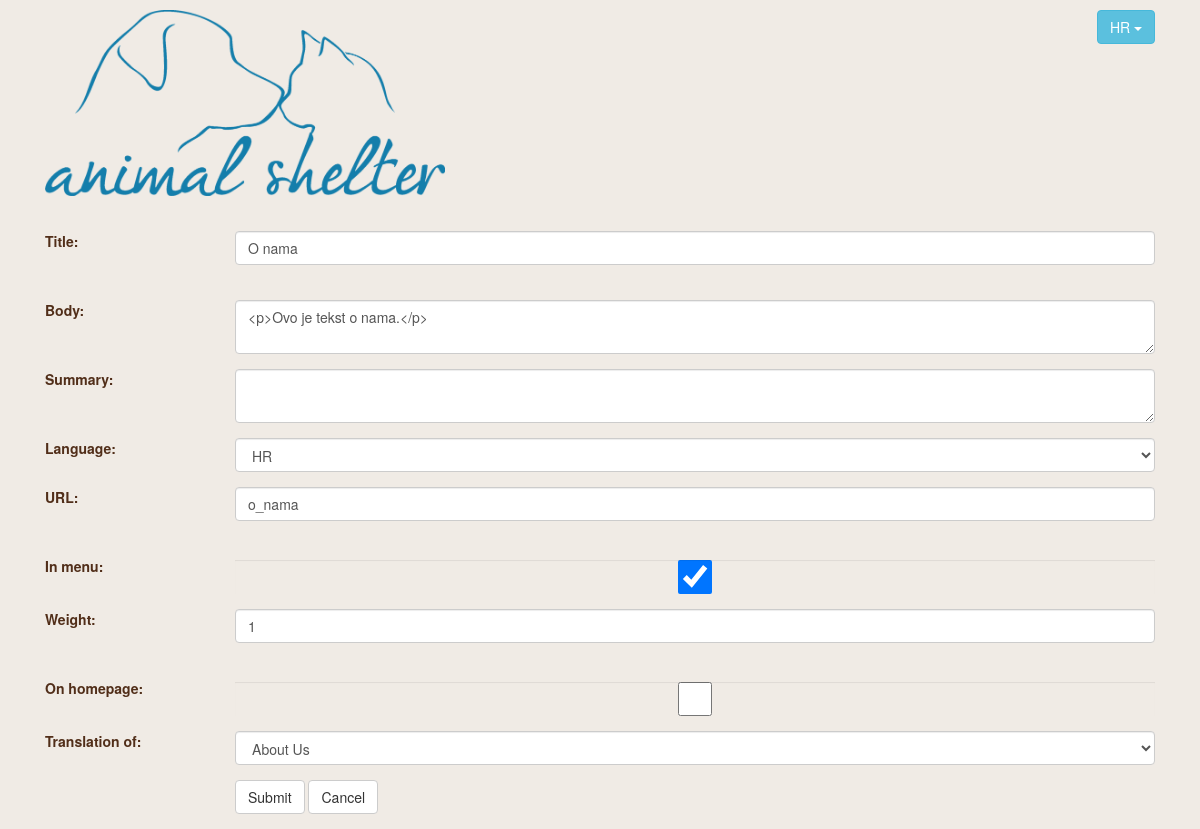
The app's page /admin/edit/articles/1 (signed in) with its own data.
### tables this page shows
CREATE TABLE IF NOT EXISTS `articles` (
  `id` int(11) NOT NULL AUTO_INCREMENT,
  `title` varchar(255) NOT NULL,
  `body` longtext,
  `lang` varchar(2) NOT NULL,
  `url` varchar(255) NOT NULL,
  `in_menu` bit(1) NOT NULL,
  `menu_weight` int(11) DEFAULT NULL,
  `summary` text,
  `on_homepage` bit(1) NOT NULL,
  `translation_of` int(11) DEFAULT NULL,
  PRIMARY KEY (`id`)
);

### templates/admin-change.php (the view, shortened to what this page needs)
<?php
	if(isset($_GET['action']) && $_GET['action'] == 'edit' && isset($_GET['bundle']) && settype($_GET['bundle'], 'string') && preg_match('/(articles|pets|categories|static_words)/sx', $_GET['bundle']) && settype($_GET['id'], 'integer') && $_GET['id'] > 0) {
		$sql = "SELECT * FROM ".$_GET['bundle']." WHERE id = ".$_GET['id'].";";
		$result = $conn->query($sql);
		if($result && $result->num_rows > 0) {
			$entity = $result->fetch_assoc();
		}
		$sql = "SELECT id, title FROM ".$_GET['bundle'].";";
		$result = $conn->query($sql);
		if($result && $result->num_rows > 0) {
			$translationOptions = [];
			$translationOptions[0] = '---';
			while($item = $result->fetch_assoc()) {
				$translationOptions[$item['id']] = $item['title'];
			}
		}
	} else {
		header('Location: /'.($URLRewriting ? 'admin' : 'admin.php'));
	}
?>
<form method="POST">
	<?php if(isset($entity['title'])) : ?>
		<div class="form-group">
			<label class="control-label col-sm-2" for="title">Title:</label>
			<div class="col-sm-10">
				<input type="text" class="form-control" id="title" name="title" value="<?php echo $entity['title'] ?>" required pattern="[a-zA-Z0-9\s-_]+" <?php echo $_GET['action'] == 'delete' ? 'disabled' : '' ?>>
			</div>
		</div>
	<?php endif; ?>
	<?php if(isset($entity['body'])) : ?>
		<div class="form-group">
			<label class="control-label col-sm-2" for="pwd">Body:</label>
			<div class="col-sm-10">
				<textarea class="ckeditor form-control" id="body" name="body" <?php echo $_GET['action'] == 'delete' ? 'disabled' : '' ?>><?php echo $entity['body'] ?></textarea>
			</div>
		</div>
	<?php endif; ?>
	<?php if(isset($entity['summary'])) : ?>
		<div class="form-group">
			<label class="control-label col-sm-2" for="summary">Summary:</label>
			<div class="col-sm-10">
				<textarea class="ckeditor form-control" id="summary" name="summary" <?php echo $_GET['action'] == 'delete' ? 'disabled' : '' ?>><?php echo $entity['summary'] ?></textarea>
			</div>
		</div>
	<?php endif; ?>
	<?php if(isset($entity['lang'])) : ?>
		<div class="form-group">
			<label class="control-label col-sm-2" for="lang">Language:</label>
			<div class="col-sm-10">
				<select class="form-control" name="lang" id="lang" <?php echo $_GET['action'] == 'delete' ? 'disabled' : '' ?>>
					<option value="hr" <?php echo $entity['lang'] == 'hr' ? 'selected' : '' ?>>HR</option>
				</select>
			</div>
		</div>
	<?php endif; ?>
	<?php if(isset($entity['url'])) : ?>
		<div class="form-group">
			<label class="control-label col-sm-2" for="url">URL:</label>
			<div class="col-sm-10">
				<input type="text" class="form-control" id="url" name="url" value="<?php echo $entity['url'] ?>" pattern="[a-z-_]*" <?php echo $_GET['action'] == 'delete' ? 'disabled' : '' ?>>
			</div>
		</div>
	<?php endif; ?>
	<?php if(isset($entity['in_menu'])) : ?>
		<div class="form-group">
			<label class="control-label col-sm-2" for="in_menu">In menu:</label>
			<div class="col-sm-10">
				<input type="checkbox" class="form-control" id="in_menu" name="in_menu" <?php echo $entity['in_menu'] ? 'checked' : '' ?> <?php echo $_GET['action'] == 'delete' ? 'disabled' : '' ?>>
			</div>
		</div>
	<?php endif; ?>
	<?php if(isset($entity['menu_weight'])) : ?>
		<div class="form-group">
			<label class="control-label col-sm-2" for="menu_weight">Weight:</label>
			<div class="col-sm-10">
				<input type="number" class="form-control" id="menu_weight" name="menu_weight" value="<?php echo $entity['menu_weight'] ?>" pattern="[0-9]*" <?php echo $_GET['action'] == 'delete' ? 'disabled' : '' ?>>
			</div>
		</div>
	<?php endif; ?>
	<?php if(isset($entity['on_homepage'])) : ?>
		<div class="form-group">
			<label class="control-label col-sm-2" for="on_homepage">On homepage:</label>
			<div class="col-sm-10">
				<input type="checkbox" class="form-control" id="on_homepage" name="on_homepage" <?php echo $entity['on_homepage'] ? 'checked' : '' ?> <?php echo $_GET['action'] == 'delete' ? 'disabled' : '' ?>>
			</div>
		</div>
	<?php endif; ?>
	<?php if(isset($entity['translation_of'])) : ?>
		<div class="form-group">
			<label class="control-label col-sm-2" for="translation_of">Translation of:</label>
			<div class="col-sm-10">
				<select class="form-control" name="translation_of" id="translation_of" <?php echo $_GET['action'] == 'delete' ? 'disabled' : '' ?>>
					<?php foreach($translationOptions as $value => $title) : ?>
						<option value="<?php echo $value ?>" <?php echo $entity['translation_of'] == $value ? 'selected' : '' ?>><?php echo $title ?></option>
					<?php endforeach; ?>
				</select>
			</div>
		</div>
	<?php endif; ?>
	<div class="form-group">
		<div class="col-sm-offset-2 col-sm-10">
			<button type="submit" class="btn btn-default">Submit</button>
			<a href="/admin" class="btn btn-default">Cancel</a>
		</div>
	</div>
</form>

### css/style.css (style rules this page uses)
body { color: #512E19; background: #F0EBE5; }
a { color: #147eab; }
form .form-group:after { content: ''; display: block; clear: both; }

### records on screen
articles: title "O nama", body "<p>Ovo je tekst o nama.</p>", lang "HR", url "o_nama", in_menu "☑", menu_weight "1", translation_of "About Us"

### other values on screen
$_SESSION['lang'] "HR"
